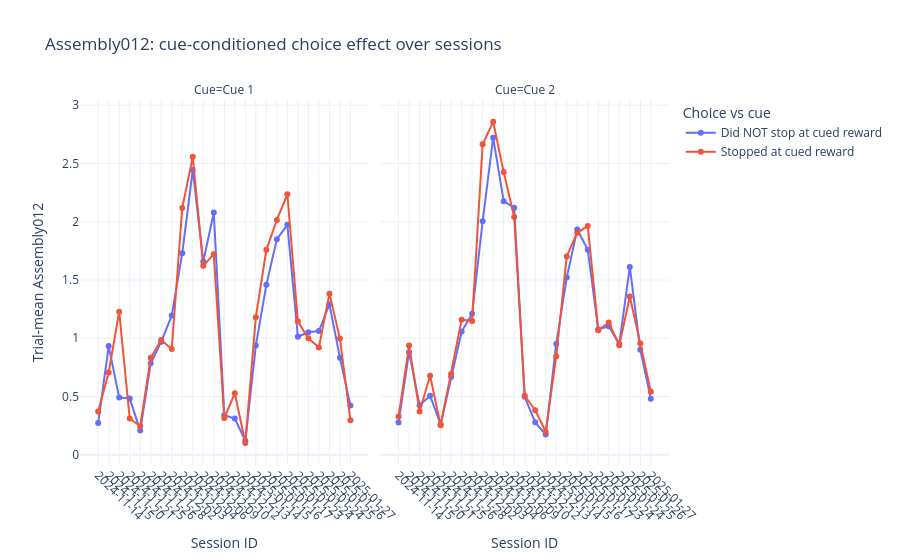

Notebook code cell kept with this figure:
### Code cell
# Choice-conditioned view: cue1 compares choice_R1, cue2 compares choice_R2
plot_col = "Assembly012"

choice_df = t0_ens.reset_index().copy()

required_cols = {"session_id", "trial_id", "cue", "choice_R1", "choice_R2", plot_col}
missing_cols = required_cols.difference(choice_df.columns)
if missing_cols:
    raise ValueError(f"Missing required columns in t0_ens: {sorted(missing_cols)}")

choice_df = choice_df.dropna(subset=["session_id", "trial_id", "cue", plot_col])
choice_df = choice_df[choice_df["cue"].isin([1, 2])].copy()

trial_level = (
    choice_df.groupby(["session_id", "trial_id", "cue"], as_index=False)[plot_col]
    .mean()
)

trial_choices = (
    choice_df.groupby(["session_id", "trial_id", "cue"], as_index=False)[["choice_R1", "choice_R2"]]
    .first()
)

trial_level = trial_level.merge(
    trial_choices, on=["session_id", "trial_id", "cue"], how="left"
)

trial_level["stopped_at_cued_reward"] = np.where(
    trial_level["cue"] == 1,
    trial_level["choice_R1"],
    np.where(trial_level["cue"] == 2, trial_level["choice_R2"], np.nan),
)

trial_level = trial_level.dropna(subset=["stopped_at_cued_reward"]).copy()
trial_level["stopped_at_cued_reward"] = trial_level["stopped_at_cued_reward"].astype(bool)
trial_level["choice_label"] = np.where(
    trial_level["stopped_at_cued_reward"],
    "Stopped at cued reward",
    "Did NOT stop at cued reward",
)
trial_level["cue_label"] = trial_level["cue"].map({1: "Cue 1", 2: "Cue 2"})

trial_level["session_id"] = trial_level["session_id"].astype(str)
trial_level["session_dt"] = pd.to_datetime(
    trial_level["session_id"], format="%Y-%m-%d_%H-%M", errors="coerce"
)
session_order = (
    trial_level[["session_id", "session_dt"]]
    .drop_duplicates()
    .sort_values(["session_dt", "session_id"])
    ["session_id"]
    .tolist()
)
session_date_labels = [s.split('_')[0] for s in session_order]

summary = (
    trial_level.groupby(["session_id", "cue_label", "choice_label"], as_index=False)
    .agg(mean_activation=(plot_col, "mean"), n_trials=("trial_id", "nunique"))
)

summary["session_id"] = pd.Categorical(
    summary["session_id"], categories=session_order, ordered=True
)
summary = summary.sort_values(["session_id", "cue_label", "choice_label"])

display(summary.head())

fig_choice = px.line(
    summary,
    x="session_id",
    y="mean_activation",
    color="choice_label",
    facet_col="cue_label",
    markers=True,
    category_orders={
        "session_id": session_order,
        "cue_label": ["Cue 1", "Cue 2"],
    },
    hover_data={"n_trials": True},
    labels={
        "session_id": "Session ID",
        "mean_activation": f"Trial-mean {plot_col}",
        "choice_label": "Choice vs cue",
        "cue_label": "Cue",
    },
    title=f"{plot_col}: cue-conditioned choice effect over sessions",
)
fig_choice.for_each_annotation(lambda a: a.update(text=a.text.replace("cue_label=", "")))
fig_choice.update_xaxes(
    tickmode="array",
    tickvals=session_order,
    ticktext=session_date_labels,
    tickangle=45,
    categoryorder="array",
    categoryarray=session_order,
)
fig_choice.update_layout(template="plotly_white")
fig_choice.show()

### Figure 1 — Plotly figure (JSON) as saved in the notebook; plotly's stock layout.template omitted (floating-point values rounded to 4 significant figures)
{"data": [{"customdata": [[42], [44], [28], [22], [24], [28], [18], [19], [14], [9], [8], [5], [20], [25], [49], [15], [15], [24], [43], [57], [66], [59], [98], [35], [49]], "hovertemplate": "Choice vs cue=Did NOT stop at cued reward<br>Cue=Cue 1<br>Session ID=%{x}<br>Trial-mean Assembly012=%{y}<br>n_trials=%{customdata[0]}<extra></extra>", "legendgroup": "Did NOT stop at cued reward", "line": {"color": "#636efa", "dash": "solid"}, "marker": {"symbol": "circle"}, "mode": "lines+markers", "name": "Did NOT stop at cued reward", "orientation": "v", "showlegend": true, "type": "scatter", "x": ["2024-11-14_16-40", "2024-11-15_15-48", "2024-11-20_17-46", "2024-11-21_17-22", "2024-11-25_16-25", "2024-11-26_16-39", "2024-11-28_17-41", "2024-12-02_16-09", "2024-12-03_16-23", "2024-12-04_18-06", "2024-12-06_16-49", "2024-12-09_17-45", "2024-12-10_17-20", "2024-12-12_16-13", "2024-12-13_17-10", "2025-01-14_18-08", "2025-01-15_17-18", "2025-01-16_17-47", "2025-01-17_16-55", "2025-01-23_16-48", "2025-01-24_12-24", "2025-01-24_19-37", "2025-01-25_21-29", "2025-01-26_21-48", "2025-01-27_13-39"], "xaxis": "x", "y": [0.2732, 0.933, 0.4908, 0.4838, 0.2077, 0.785, 0.9703, 1.195, 1.73, 2.445, 1.659, 2.079, 0.3396, 0.3112, 0.1203, 0.9387, 1.458, 1.85, 1.973, 1.013, 1.052, 1.062, 1.291, 0.8336, 0.4225], "yaxis": "y"}, {"customdata": [[12], [13], [3], [11], [9], [25], [46], [32], [44], [49], [40], [31], [27], [15], [8], [23], [31], [26], [13], [7], [8], [4], [3], [51], [25]], "hovertemplate": "Choice vs cue=Stopped at cued reward<br>Cue=Cue 1<br>Session ID=%{x}<br>Trial-mean Assembly012=%{y}<br>n_trials=%{customdata[0]}<extra></extra>", "legendgroup": "Stopped at cued reward", "line": {"color": "#EF553B", "dash": "solid"}, "marker": {"symbol": "circle"}, "mode": "lines+markers", "name": "Stopped at cued reward", "orientation": "v", "showlegend": true, "type": "scatter", "x": ["2024-11-14_16-40", "2024-11-15_15-48", "2024-11-20_17-46", "2024-11-21_17-22", "2024-11-25_16-25", "2024-11-26_16-39", "2024-11-28_17-41", "2024-12-02_16-09", "2024-12-03_16-23", "2024-12-04_18-06", "2024-12-06_16-49", "2024-12-09_17-45", "2024-12-10_17-20", "2024-12-12_16-13", "2024-12-13_17-10", "2025-01-14_18-08", "2025-01-15_17-18", "2025-01-16_17-47", "2025-01-17_16-55", "2025-01-23_16-48", "2025-01-24_12-24", "2025-01-24_19-37", "2025-01-25_21-29", "2025-01-26_21-48", "2025-01-27_13-39"], "xaxis": "x", "y": [0.3727, 0.7064, 1.229, 0.3112, 0.2453, 0.8328, 0.9856, 0.9087, 2.118, 2.557, 1.621, 1.722, 0.3148, 0.5283, 0.1014, 1.181, 1.759, 2.015, 2.236, 1.143, 1.0, 0.921, 1.383, 0.9971, 0.297], "yaxis": "y"}, {"customdata": [[45], [42], [27], [14], [10], [17], [60], [47], [44], [56], [40], [24], [17], [15], [38], [24], [23], [29], [16], [25], [62], [38], [4], [6], [17]], "hovertemplate": "Choice vs cue=Did NOT stop at cued reward<br>Cue=Cue 2<br>Session ID=%{x}<br>Trial-mean Assembly012=%{y}<br>n_trials=%{customdata[0]}<extra></extra>", "legendgroup": "Did NOT stop at cued reward", "line": {"color": "#636efa", "dash": "solid"}, "marker": {"symbol": "circle"}, "mode": "lines+markers", "name": "Did NOT stop at cued reward", "orientation": "v", "showlegend": false, "type": "scatter", "x": ["2024-11-14_16-40", "2024-11-15_15-48", "2024-11-20_17-46", "2024-11-21_17-22", "2024-11-25_16-25", "2024-11-26_16-39", "2024-11-28_17-41", "2024-12-02_16-09", "2024-12-03_16-23", "2024-12-04_18-06", "2024-12-06_16-49", "2024-12-09_17-45", "2024-12-10_17-20", "2024-12-12_16-13", "2024-12-13_17-10", "2025-01-14_18-08", "2025-01-15_17-18", "2025-01-16_17-47", "2025-01-17_16-55", "2025-01-23_16-48", "2025-01-24_12-24", "2025-01-24_19-37", "2025-01-25_21-29", "2025-01-26_21-48", "2025-01-27_13-39"], "xaxis": "x2", "y": [0.2777, 0.8811, 0.4251, 0.5074, 0.2603, 0.6667, 1.057, 1.211, 2.004, 2.722, 2.176, 2.12, 0.4975, 0.2784, 0.1733, 0.9512, 1.521, 1.934, 1.761, 1.077, 1.104, 0.9506, 1.612, 0.9024, 0.4804], "yaxis": "y2"}, {"customdata": [[3], [21], [8], [19], [12], [17], [9], [7], [2], [6], [7], [23], [23], [19], [22], [14], [19], [28], [33], [38], [18], [23], [90], [79], [61]], "hovertemplate": "Choice vs cue=Stopped at cued reward<br>Cue=Cue 2<br>Session ID=%{x}<br>Trial-mean Assembly012=%{y}<br>n_trials=%{customdata[0]}<extra></extra>", "legendgroup": "Stopped at cued reward", "line": {"color": "#EF553B", "dash": "solid"}, "marker": {"symbol": "circle"}, "mode": "lines+markers", "name": "Stopped at cued reward", "orientation": "v", "showlegend": false, "type": "scatter", "x": ["2024-11-14_16-40", "2024-11-15_15-48", "2024-11-20_17-46", "2024-11-21_17-22", "2024-11-25_16-25", "2024-11-26_16-39", "2024-11-28_17-41", "2024-12-02_16-09", "2024-12-03_16-23", "2024-12-04_18-06", "2024-12-06_16-49", "2024-12-09_17-45", "2024-12-10_17-20", "2024-12-12_16-13", "2024-12-13_17-10", "2025-01-14_18-08", "2025-01-15_17-18", "2025-01-16_17-47", "2025-01-17_16-55", "2025-01-23_16-48", "2025-01-24_12-24", "2025-01-24_19-37", "2025-01-25_21-29", "2025-01-26_21-48", "2025-01-27_13-39"], "xaxis": "x2", "y": [0.3287, 0.9372, 0.3711, 0.6784, 0.2526, 0.6934, 1.16, 1.149, 2.665, 2.857, 2.427, 2.041, 0.5068, 0.3824, 0.1977, 0.8467, 1.702, 1.905, 1.964, 1.069, 1.135, 0.9391, 1.358, 0.9558, 0.5416], "yaxis": "y2"}], "layout": {"annotations": [{"font": {}, "showarrow": false, "text": "Cue=Cue 1", "x": 0.245, "xanchor": "center", "xref": "paper", "y": 1, "yanchor": "bottom", "yref": "paper"}, {"font": {}, "showarrow": false, "text": "Cue=Cue 2", "x": 0.755, "xanchor": "center", "xref": "paper", "y": 1, "yanchor": "bottom", "yref": "paper"}], "legend": {"title": {"text": "Choice vs cue"}, "tracegroupgap": 0}, "title": {"text": "Assembly012: cue-conditioned choice effect over sessions"}, "xaxis": {"anchor": "y", "categoryarray": ["2024-11-14_16-40", "2024-11-15_15-48", "2024-11-20_17-46", "2024-11-21_17-22", "2024-11-25_16-25", "2024-11-26_16-39", "2024-11-28_17-41", "2024-12-02_16-09", "2024-12-03_16-23", "2024-12-04_18-06", "2024-12-06_16-49", "2024-12-09_17-45", "2024-12-10_17-20", "2024-12-12_16-13", "2024-12-13_17-10", "2025-01-14_18-08", "2025-01-15_17-18", "2025-01-16_17-47", "2025-01-17_16-55", "2025-01-23_16-48", "2025-01-24_12-24", "2025-01-24_19-37", "2025-01-25_21-29", "2025-01-26_21-48", "2025-01-27_13-39"], "categoryorder": "array", "domain": [0, 0.49], "tickangle": 45, "tickmode": "array", "ticktext": ["2024-11-14", "2024-11-15", "2024-11-20", "2024-11-21", "2024-11-25", "2024-11-26", "2024-11-28", "2024-12-02", "2024-12-03", "2024-12-04", "2024-12-06", "2024-12-09", "2024-12-10", "2024-12-12", "2024-12-13", "2025-01-14", "2025-01-15", "2025-01-16", "2025-01-17", "2025-01-23", "2025-01-24", "2025-01-24", "2025-01-25", "2025-01-26", "2025-01-27"], "tickvals": ["2024-11-14_16-40", "2024-11-15_15-48", "2024-11-20_17-46", "2024-11-21_17-22", "2024-11-25_16-25", "2024-11-26_16-39", "2024-11-28_17-41", "2024-12-02_16-09", "2024-12-03_16-23", "2024-12-04_18-06", "2024-12-06_16-49", "2024-12-09_17-45", "2024-12-10_17-20", "2024-12-12_16-13", "2024-12-13_17-10", "2025-01-14_18-08", "2025-01-15_17-18", "2025-01-16_17-47", "2025-01-17_16-55", "2025-01-23_16-48", "2025-01-24_12-24", "2025-01-24_19-37", "2025-01-25_21-29", "2025-01-26_21-48", "2025-01-27_13-39"], "title": {"text": "Session ID"}}, "xaxis2": {"anchor": "y2", "categoryarray": ["2024-11-14_16-40", "2024-11-15_15-48", "2024-11-20_17-46", "2024-11-21_17-22", "2024-11-25_16-25", "2024-11-26_16-39", "2024-11-28_17-41", "2024-12-02_16-09", "2024-12-03_16-23", "2024-12-04_18-06", "2024-12-06_16-49", "2024-12-09_17-45", "2024-12-10_17-20", "2024-12-12_16-13", "2024-12-13_17-10", "2025-01-14_18-08", "2025-01-15_17-18", "2025-01-16_17-47", "2025-01-17_16-55", "2025-01-23_16-48", "2025-01-24_12-24", "2025-01-24_19-37", "2025-01-25_21-29", "2025-01-26_21-48", "2025-01-27_13-39"], "categoryorder": "array", "domain": [0.51, 1], "matches": "x", "tickangle": 45, "tickmode": "array", "ticktext": ["2024-11-14", "2024-11-15", "2024-11-20", "2024-11-21", "2024-11-25", "2024-11-26", "2024-11-28", "2024-12-02", "2024-12-03", "2024-12-04", "2024-12-06", "2024-12-09", "2024-12-10", "2024-12-12", "2024-12-13", "2025-01-14", "2025-01-15", "2025-01-16", "2025-01-17", "2025-01-23", "2025-01-24", "2025-01-24", "2025-01-25", "2025-01-26", "2025-01-27"], "tickvals": ["2024-11-14_16-40", "2024-11-15_15-48", "2024-11-20_17-46", "2024-11-21_17-22", "2024-11-25_16-25", "2024-11-26_16-39", "2024-11-28_17-41", "2024-12-02_16-09", "2024-12-03_16-23", "2024-12-04_18-06", "2024-12-06_16-49", "2024-12-09_17-45", "2024-12-10_17-20", "2024-12-12_16-13", "2024-12-13_17-10", "2025-01-14_18-08", "2025-01-15_17-18", "2025-01-16_17-47", "2025-01-17_16-55", "2025-01-23_16-48", "2025-01-24_12-24", "2025-01-24_19-37", "2025-01-25_21-29", "2025-01-26_21-48", "2025-01-27_13-39"], "title": {"text": "Session ID"}}, "yaxis": {"anchor": "x", "domain": [0, 1], "title": {"text": "Trial-mean Assembly012"}}, "yaxis2": {"anchor": "x2", "domain": [0, 1], "matches": "y", "showticklabels": false}}}
